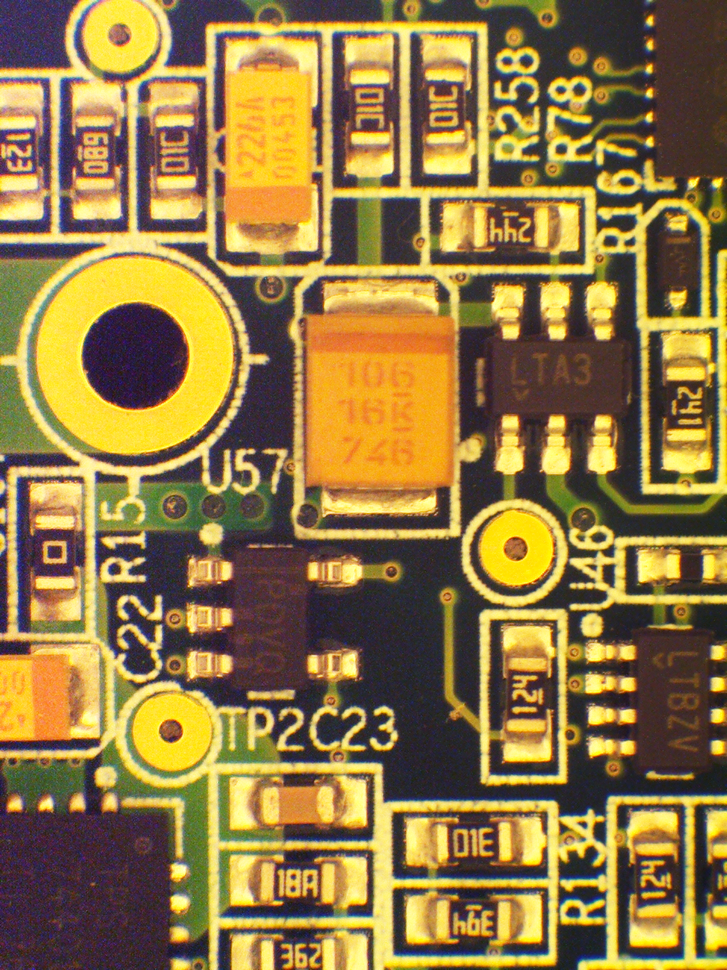
#> input picture Assignment_22/img/hw2/board - origin.bmp, 727 x 970 px, shrunk from 960 x 1280 before the run
$ python electronicBoard.py
#> lines starting #> are read from the running program, lines starting #| are printed output that depends on the picture
import cv2 as cv
import numpy as np

origin_board = cv.imread('img/hw2/board - origin.bmp', 0)
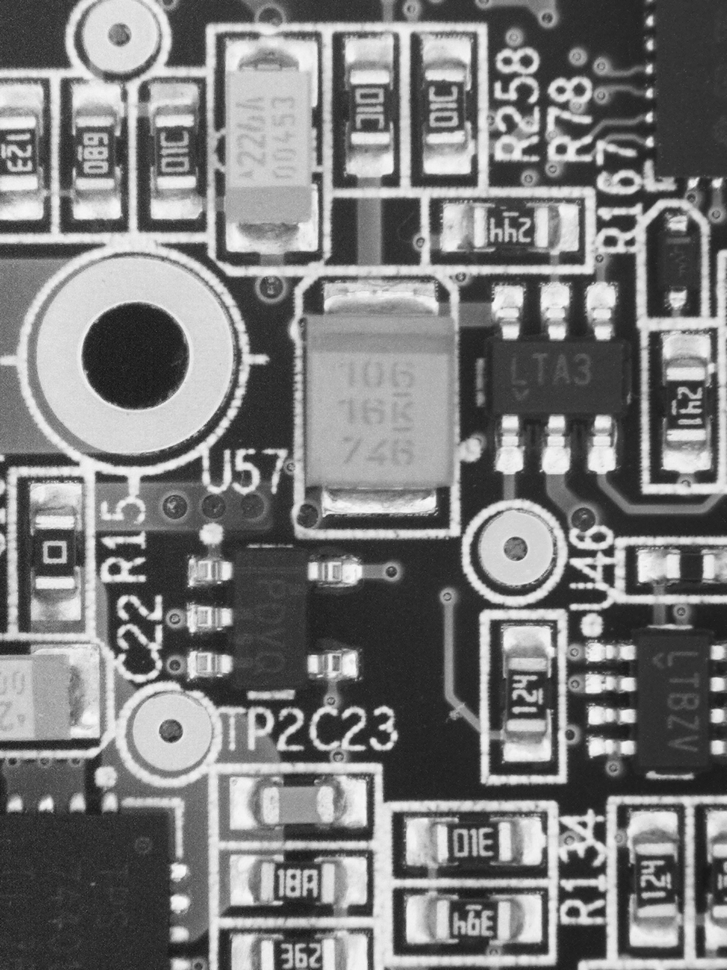
#> origin_board: shape (970, 727); min 19, max 251, mean 123
test_board = cv.imread('img/hw2/board - test.bmp', 0)

origin_board = cv.rotate(origin_board, cv.ROTATE_90_CLOCKWISE)
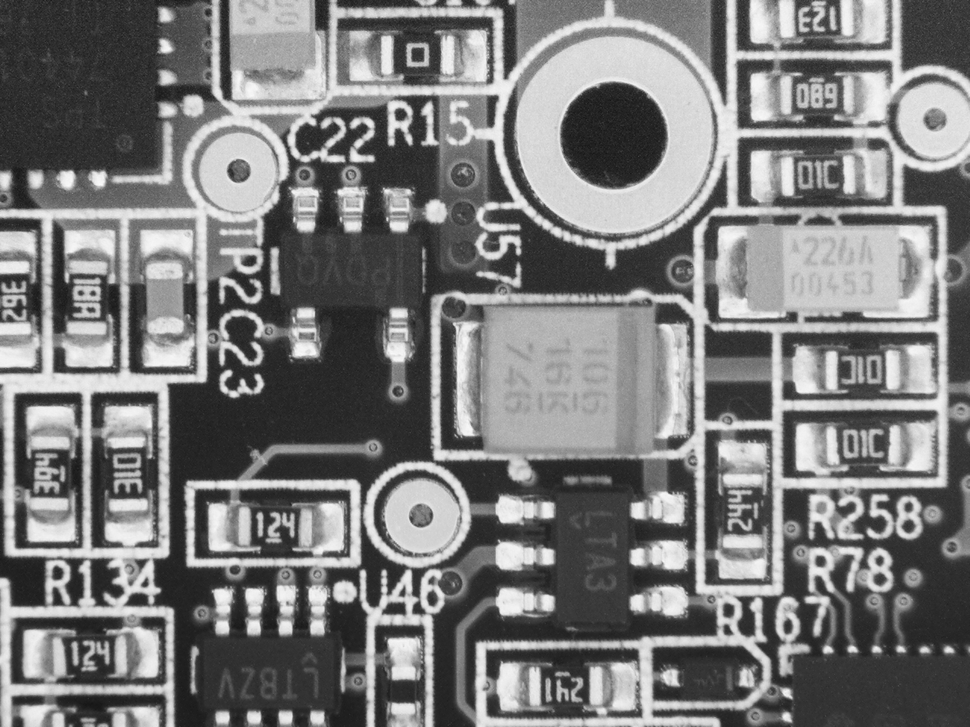
#> origin_board: shape (727, 970); min 19, max 251, mean 123
test_board = cv.rotate(test_board, cv.ROTATE_90_COUNTERCLOCKWISE)
test_board = cv.flip(test_board, 180)

#> (the run stopped early here; a loop or call above may not have finished)

$ run again, with Assignment_22/img/hw2/Ali.jpg saved as Assignment_22/img/hw2/board - origin.bmp
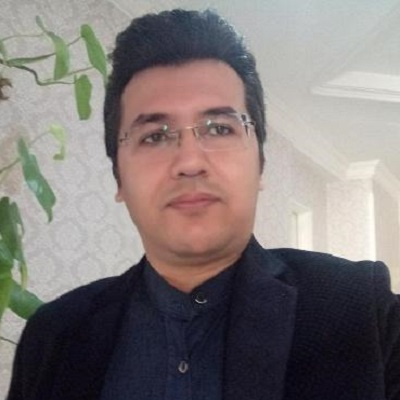
#> input picture Assignment_22/img/hw2/Ali.jpg, 400 x 400 px
#> `origin_board = cv.imread('img/hw2/board - origin.bmp', 0)`:
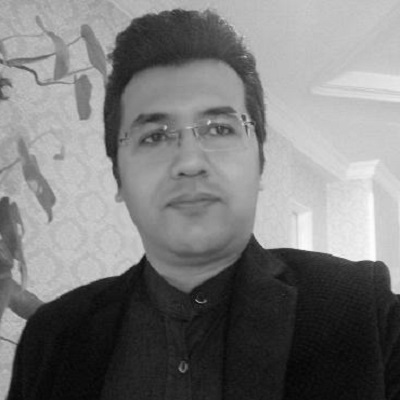
#> origin_board: shape (400, 400); min 5, max 254, mean 121.5
#> `origin_board = cv.rotate(origin_board, cv.ROTATE_90_CLOCKWISE)`:
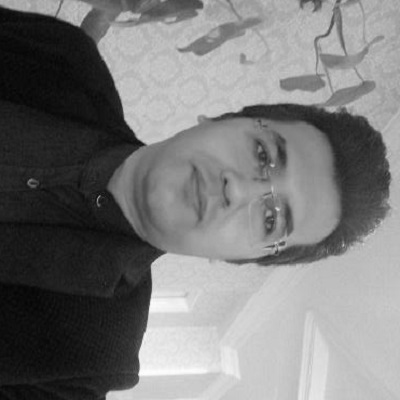
#> origin_board: shape (400, 400); min 5, max 254, mean 121.5

$ run again, with Assignment_22/img/hw2/Elon_Musk.jpg saved as Assignment_22/img/hw2/board - origin.bmp
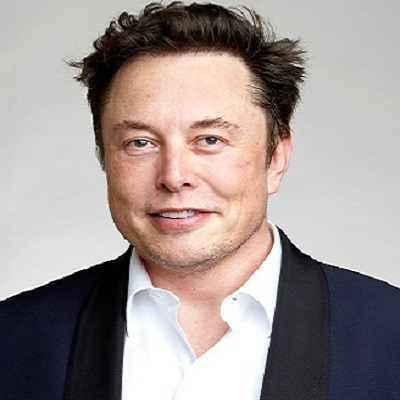
#> input picture Assignment_22/img/hw2/Elon_Musk.jpg, 400 x 400 px
#> `origin_board = cv.imread('img/hw2/board - origin.bmp', 0)`:
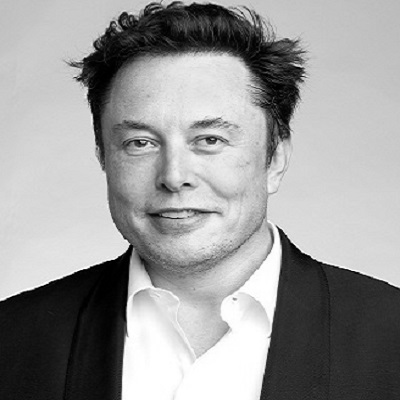
#> origin_board: shape (400, 400); min 0, max 255, mean 153.4
#> `origin_board = cv.rotate(origin_board, cv.ROTATE_90_CLOCKWISE)`:
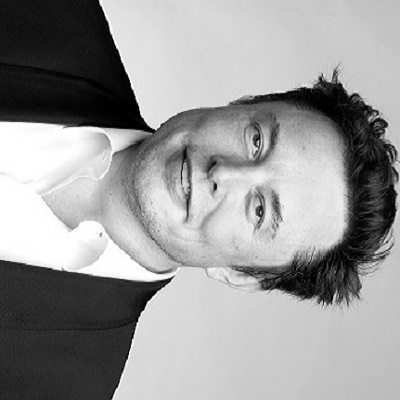
#> origin_board: shape (400, 400); min 0, max 255, mean 153.4
